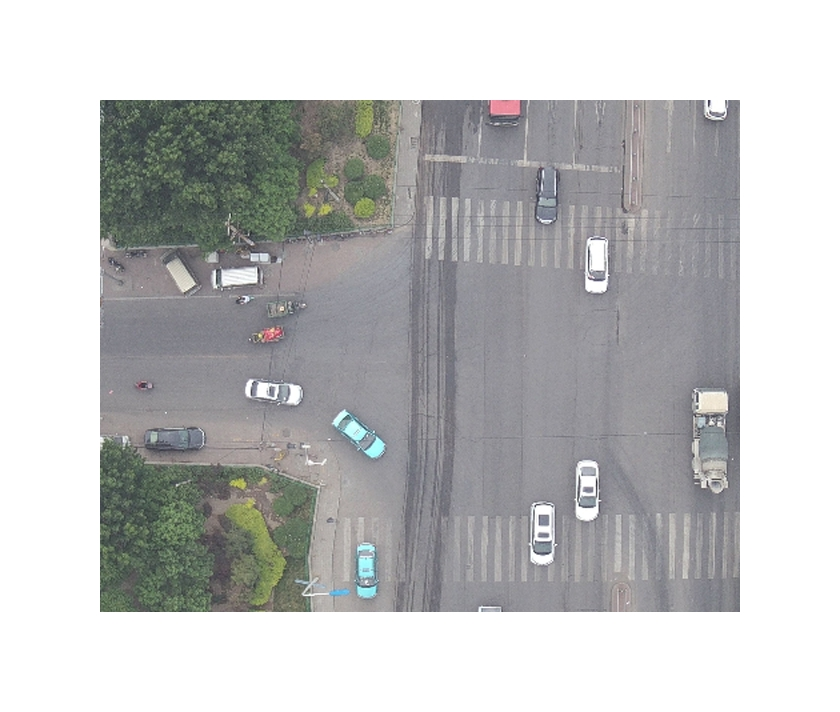
#> input picture demo/00027_rgb.jpg, 840 x 712 px, found by its file name
$ python image_fliter.py
#> lines starting #> are read from the running program, lines starting #| are printed output that depends on the picture
import cv2
import numpy as np

def main():
    img_file = 'demo/00027_rgb.jpg'
    # 加载图片
    image = cv2.imread(img_file, cv2.IMREAD_GRAYSCALE)
#> image: shape (712, 840); min 35, max 255, mean 191.3

    # 获取图像大小
    rows, cols = image.shape
#> rows = 712; cols = 840

    # 创建掩码，中心为1，其余为0
    # mask = np.ones((rows, cols), np.uint8)
    mask = np.zeros((rows, cols), np.uint8)
    center_rows = rows // 2
#> center_rows = 356
    center_cols = cols // 2
#> center_cols = 420
    mask[center_rows - 20:center_rows + 20, center_cols - 20:center_cols + 20] = 1
    mask = mask[..., None]
    # 对图片进行傅里叶变换
    dft = cv2.dft(np.float32(image), flags=cv2.DFT_COMPLEX_OUTPUT)
    dft_shift = np.fft.fftshift(dft)

    # 应用掩码和逆傅里叶变换
    fshift = dft_shift * mask
    f_ishift = np.fft.ifftshift(fshift)
    img_back = cv2.idft(f_ishift)
    img_back = cv2.magnitude(img_back[:, :, 0], img_back[:, :, 1])
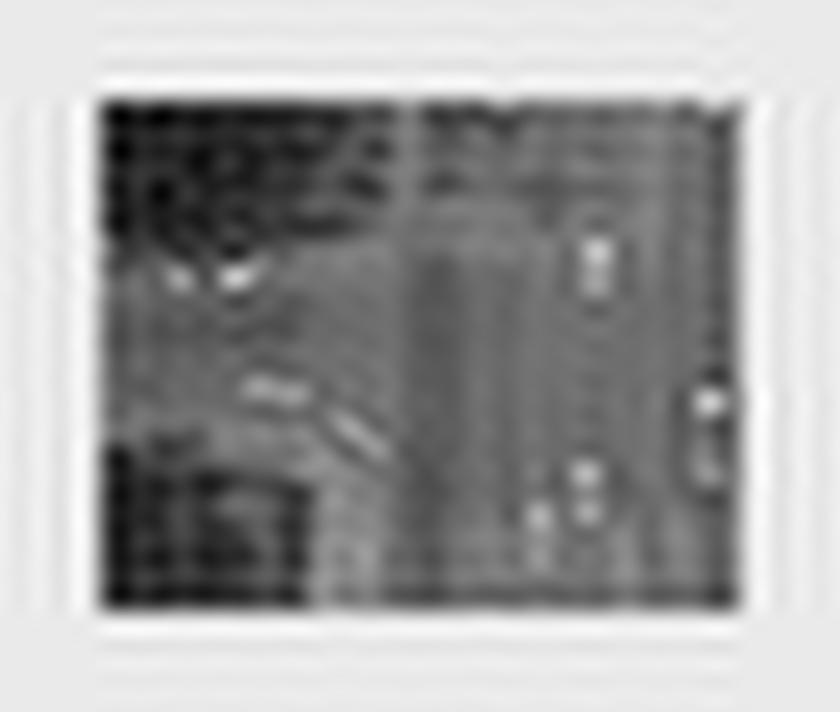
#> img_back: shape (712, 840) float32; min 34303100, max 162869840, mean 114444560; drawn with min black and max white

    # 归一化数据
    cv2.normalize(img_back, img_back, 0, 255, cv2.NORM_MINMAX)
    img_back = np.uint8(img_back)

    cv2.imwrite('./demo/out_dir/rgb_LF_20.jpg', img_back)

if __name__ == '__main__':
    main()

$ run again, with demo/00027_inf.jpg copied over demo/00027_rgb.jpg
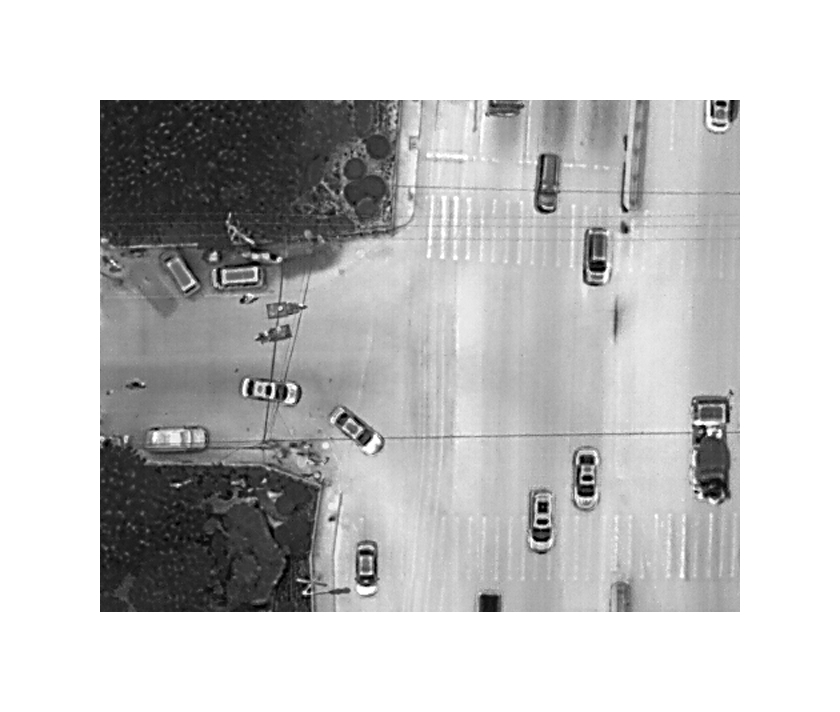
#> input picture demo/00027_inf.jpg, 840 x 712 px, found by its file name
#> in main, image is the input picture: shape (712, 840); min 0, max 255, mean 197
#> in main, `img_back = cv2.magnitude(img_back[:, :, 0], img_back[:, :, 1])`:
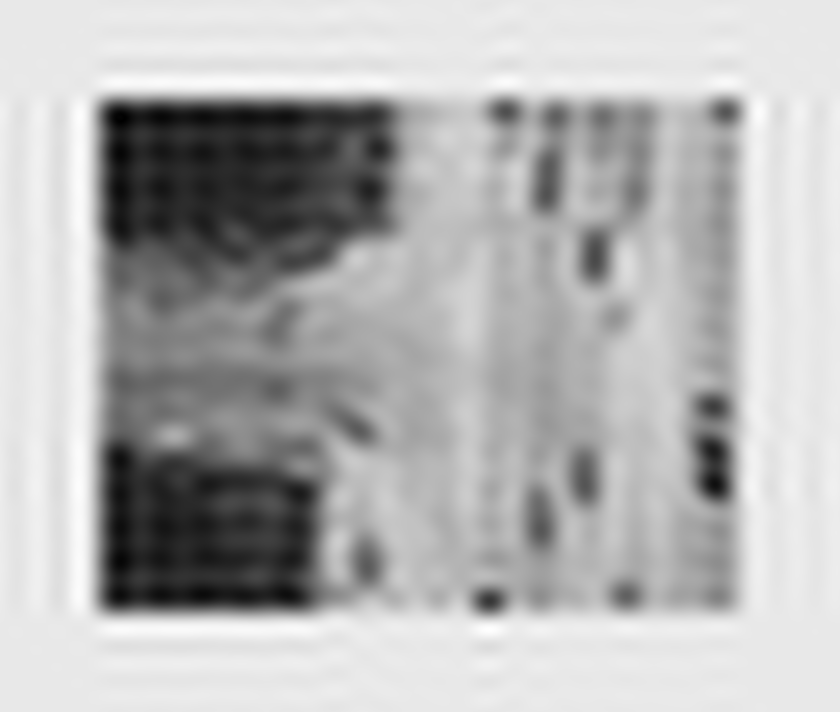
#> img_back: shape (712, 840) float32; min 303517, max 167006816, mean 117800864; drawn with min black and max white
